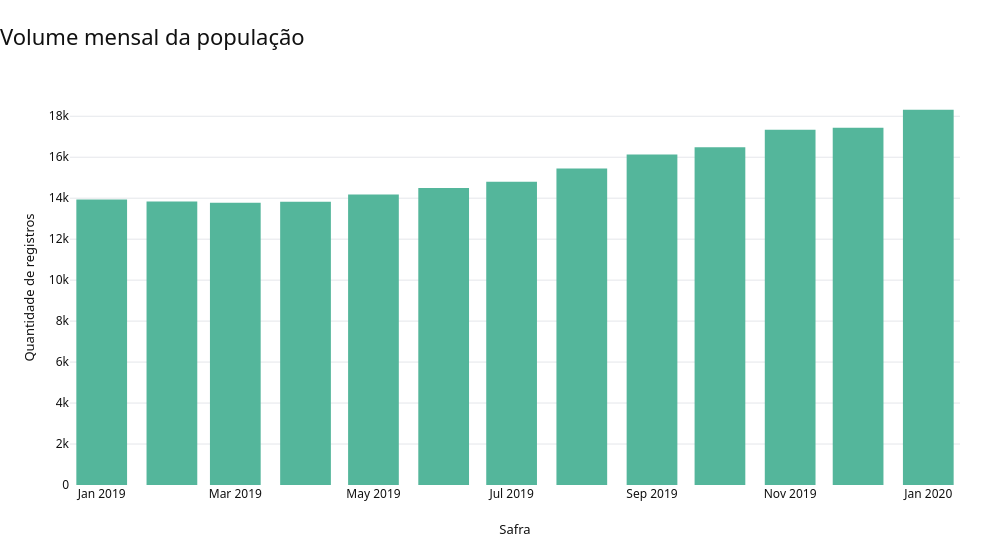
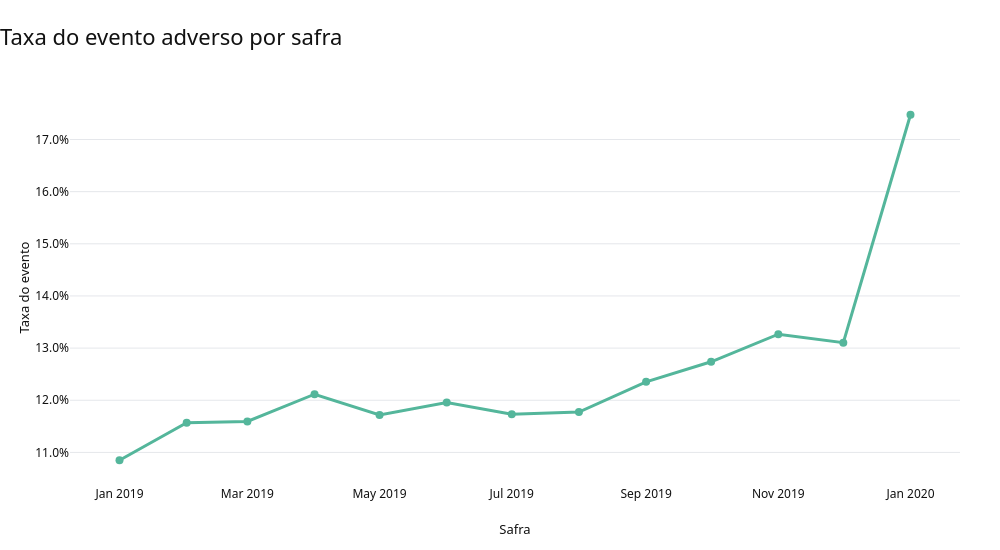

Notebook code cell kept with these figures, in order:
### Code cell
fig_volume = go.Figure(go.Bar(
    x=tabela_safras['safra'], y=tabela_safras['quantidade_registros'], marker_color=CORES['principal'],
    hovertemplate='Safra: %{x|%Y-%m}<br>Registros: %{y:,}<extra></extra>',
))
aplicar_layout_executivo(fig_volume, 'Volume mensal da população', titulo_eixo_x='Safra',
                         titulo_eixo_y='Quantidade de registros', mostrar_legenda=False)
fig_volume.show()
salvar_grafico(fig_volume, '01_01_volume_por_safra', PASTA_FIGURAS, salvar_png=False)

fig_evento = go.Figure(go.Scatter(
    x=tabela_safras['safra'], y=tabela_safras['taxa_evento'], mode='lines+markers',
    line=dict(color=CORES['principal'], width=3), marker=dict(size=8),
    hovertemplate='Safra: %{x|%Y-%m}<br>Taxa: %{y:.2%}<extra></extra>',
))
aplicar_layout_executivo(fig_evento, 'Taxa do evento adverso por safra', titulo_eixo_x='Safra',
                         titulo_eixo_y='Taxa do evento', mostrar_legenda=False)
aplicar_eixo_percentual(fig_evento)
fig_evento.show()
salvar_grafico(fig_evento, '01_02_taxa_evento_por_safra', PASTA_FIGURAS, salvar_png=False)
variacao_jan20 = tabela_safras.iloc[-1]['taxa_evento'] - tabela_safras.iloc[-2]['taxa_evento']
display(Markdown(
    f"**Análise/Interpretação:** O volume cresce de **{tabela_safras.iloc[0].quantidade_registros:,.0f}** para "
    f"**{tabela_safras.iloc[-1].quantidade_registros:,.0f}** registros. A taxa aumenta gradualmente de "
    f"**{tabela_safras.iloc[0].taxa_evento:.2%}** para **{tabela_safras.iloc[-2].taxa_evento:.2%}** até 2019-12, "
    f"com pequenas oscilações, e apresenta pico de **{tabela_safras.iloc[-1].taxa_evento:.2%}** em 2020-01 "
    f"(**{variacao_jan20:+.2%}** p.p. ante a safra anterior). Foi observada mudança de comportamento da "
    "população/target em 2020-01; sua causa não pode ser determinada com a base anonimizada."
))

### Figure 1 — Plotly figure (JSON) as saved in the notebook; plotly's stock layout.template omitted (floating-point values rounded to 4 significant figures)
{"data": [{"hovertemplate": "Safra: %{x|%Y-%m}<br>Registros: %{y:,}<extra></extra>", "marker": {"color": "#54B69B"}, "type": "bar", "x": ["2019-01-01T00:00:00.000000", "2019-02-01T00:00:00.000000", "2019-03-01T00:00:00.000000", "2019-04-01T00:00:00.000000", "2019-05-01T00:00:00.000000", "2019-06-01T00:00:00.000000", "2019-07-01T00:00:00.000000", "2019-08-01T00:00:00.000000", "2019-09-01T00:00:00.000000", "2019-10-01T00:00:00.000000", "2019-11-01T00:00:00.000000", "2019-12-01T00:00:00.000000", "2020-01-01T00:00:00.000000"], "y": [13936, 13838, 13783, 13825, 14182, 14503, 14808, 15449, 16134, 16487, 17344, 17436, 18318]}], "layout": {"height": 550, "hovermode": "closest", "showlegend": false, "title": {"text": "Volume mensal da população"}, "width": 1000, "xaxis": {"title": {"text": "Safra"}}, "yaxis": {"title": {"text": "Quantidade de registros"}}}}

### Figure 2 — Plotly figure (JSON) as saved in the notebook; plotly's stock layout.template omitted (floating-point values rounded to 4 significant figures)
{"data": [{"hovertemplate": "Safra: %{x|%Y-%m}<br>Taxa: %{y:.2%}<extra></extra>", "line": {"color": "#54B69B", "width": 3}, "marker": {"size": 8}, "mode": "lines+markers", "type": "scatter", "x": ["2019-01-01T00:00:00.000000", "2019-02-01T00:00:00.000000", "2019-03-01T00:00:00.000000", "2019-04-01T00:00:00.000000", "2019-05-01T00:00:00.000000", "2019-06-01T00:00:00.000000", "2019-07-01T00:00:00.000000", "2019-08-01T00:00:00.000000", "2019-09-01T00:00:00.000000", "2019-10-01T00:00:00.000000", "2019-11-01T00:00:00.000000", "2019-12-01T00:00:00.000000", "2020-01-01T00:00:00.000000"], "y": [0.1085, 0.1157, 0.1159, 0.1212, 0.1172, 0.1196, 0.1173, 0.1177, 0.1235, 0.1274, 0.1327, 0.1311, 0.1747]}], "layout": {"height": 550, "hovermode": "closest", "showlegend": false, "title": {"text": "Taxa do evento adverso por safra"}, "width": 1000, "xaxis": {"title": {"text": "Safra"}}, "yaxis": {"tickformat": ".1%", "title": {"text": "Taxa do evento"}}}}
